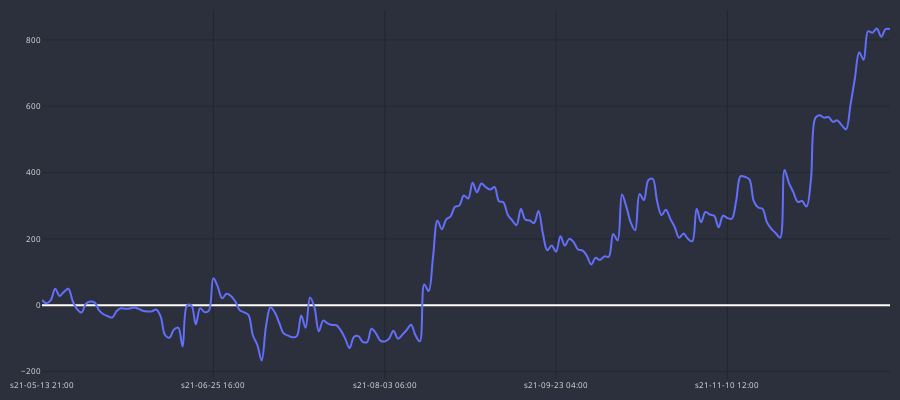
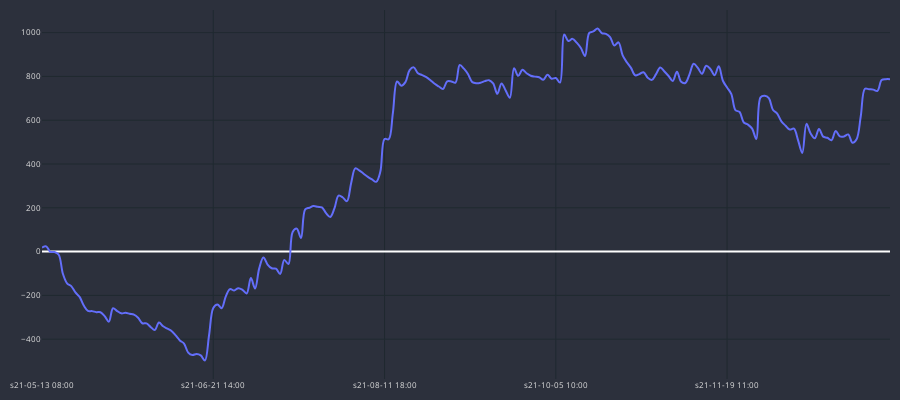
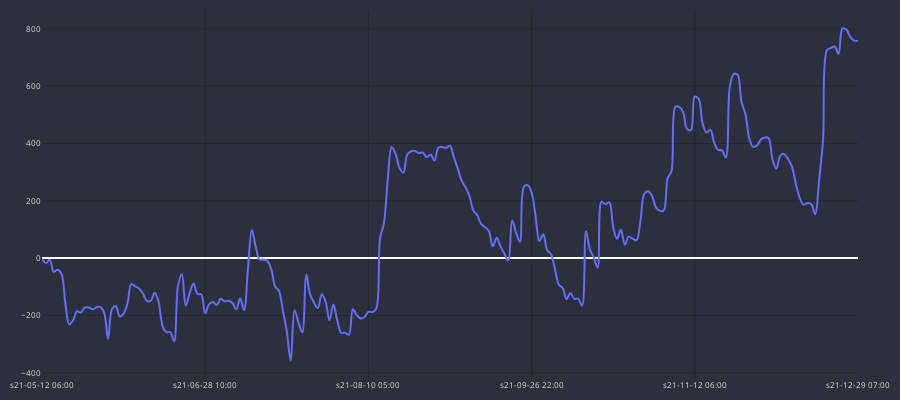
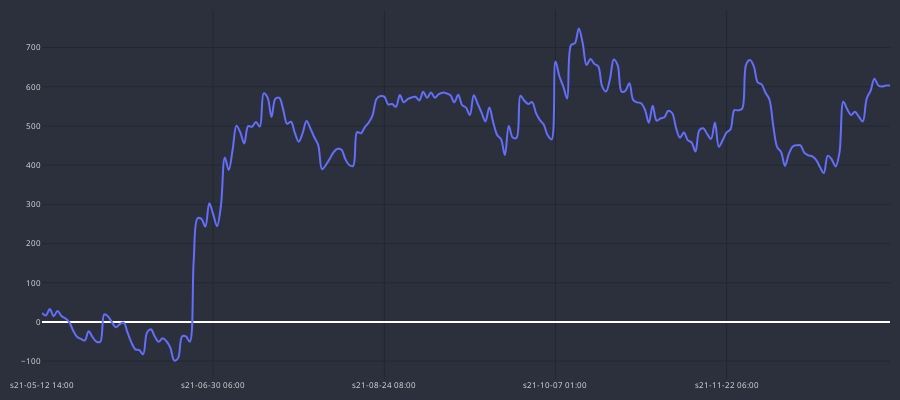

Here is the notebook cell these charts were saved with, in order:
### Code cell
for curr in df_MA_10_MA_20[df_MA_10_MA_20.total_gain > 0].pair.unique():
    temp_gains = df_ma_trades_h1[(df_ma_trades_h1.cross==cross)&
                                (df_ma_trades_h1.pair== curr)].copy()

    print(curr, int(temp_gains.GAIN.sum()))
    cp = CandlePlot(temp_gains, candles=False)
    cp.show_plot(line_traces=['GAIN_C'])

### Figure 1 — Plotly figure (JSON) as saved in the notebook; plotly's stock layout.template omitted (floating-point values rounded to 4 significant figures; data arrays with more than 128 entries replaced by an {"elided": "..."} marker saying what was removed)
{"data": [{"line": {"shape": "spline", "width": 2}, "name": "GAIN_C", "type": "scatter", "x": {"elided": "194 str values"}, "y": {"elided": "194 float values"}}], "layout": {"font": {"color": "#e1e1e1", "size": 8}, "height": 400, "margin": {"b": 10, "l": 10, "r": 10, "t": 10}, "paper_bgcolor": "#2c303c", "plot_bgcolor": "#2c303c", "width": 900, "xaxis": {"gridcolor": "#1f292f", "nticks": 5, "rangeslider": {"visible": false}}, "yaxis": {"gridcolor": "#1f292f"}}}

### Figure 2 — Plotly figure (JSON) as saved in the notebook; plotly's stock layout.template omitted (floating-point values rounded to 4 significant figures; data arrays with more than 128 entries replaced by an {"elided": "..."} marker saying what was removed)
{"data": [{"line": {"shape": "spline", "width": 2}, "name": "GAIN_C", "type": "scatter", "x": {"elided": "204 str values"}, "y": {"elided": "204 float values"}}], "layout": {"font": {"color": "#e1e1e1", "size": 8}, "height": 400, "margin": {"b": 10, "l": 10, "r": 10, "t": 10}, "paper_bgcolor": "#2c303c", "plot_bgcolor": "#2c303c", "width": 900, "xaxis": {"gridcolor": "#1f292f", "nticks": 5, "rangeslider": {"visible": false}}, "yaxis": {"gridcolor": "#1f292f"}}}

### Figure 3 — Plotly figure (JSON) as saved in the notebook; plotly's stock layout.template omitted (floating-point values rounded to 4 significant figures; data arrays with more than 128 entries replaced by an {"elided": "..."} marker saying what was removed)
{"data": [{"line": {"shape": "spline", "width": 2}, "name": "GAIN_C", "type": "scatter", "x": {"elided": "211 str values"}, "y": {"elided": "211 float values"}}], "layout": {"font": {"color": "#e1e1e1", "size": 8}, "height": 400, "margin": {"b": 10, "l": 10, "r": 10, "t": 10}, "paper_bgcolor": "#2c303c", "plot_bgcolor": "#2c303c", "width": 900, "xaxis": {"gridcolor": "#1f292f", "nticks": 5, "rangeslider": {"visible": false}}, "yaxis": {"gridcolor": "#1f292f"}}}

### Figure 4 — Plotly figure (JSON) as saved in the notebook; plotly's stock layout.template omitted (floating-point values rounded to 4 significant figures; data arrays with more than 128 entries replaced by an {"elided": "..."} marker saying what was removed)
{"data": [{"line": {"shape": "spline", "width": 2}, "name": "GAIN_C", "type": "scatter", "x": {"elided": "219 str values"}, "y": {"elided": "219 float values"}}], "layout": {"font": {"color": "#e1e1e1", "size": 8}, "height": 400, "margin": {"b": 10, "l": 10, "r": 10, "t": 10}, "paper_bgcolor": "#2c303c", "plot_bgcolor": "#2c303c", "width": 900, "xaxis": {"gridcolor": "#1f292f", "nticks": 5, "rangeslider": {"visible": false}}, "yaxis": {"gridcolor": "#1f292f"}}}
